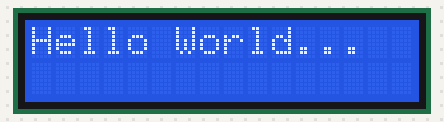
Recording of a sketch running on a simulated Arduino Uno, built with avr-gcc and run on an emulated ATmega328P. Shown: 16×2 character LCD.

Above: at 0.1 s.
At 1.1 s:
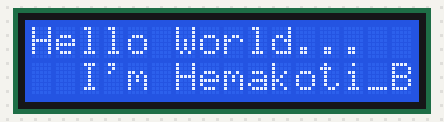
At 2.1 s:
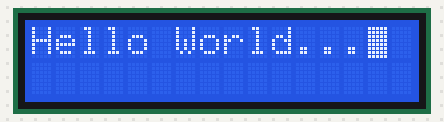

Measured:
- by itself, everything shown: repeats every 2.0 s, in 3 steps
- what the display in image 1 shows lasts 1.0 s, from 1.1 s to 2.1 s

The sketch:

Display.ino
```cpp
#include <LiquidCrystal.h> // includes the LiquidCrystal Library
LiquidCrystal lcd(2, 3, 4, 5, 6, 7,8,9,10,11); // Creates an LC object. Parameters: (rs, enable, d4, d5, d6, d7)
void setup() {
 lcd.begin(16,2); // Initializes the interface to the LCD screen, and specifies the dimensions (width and height) of the display }
//lcd.print("Hemakoti");
}
void loop() {
 lcd.print("Hello World..."); // Prints "Arduino" on the LCD
 delay(1000); // 3 seconds delay
 lcd.blink();
 lcd.setCursor(2,1); // Sets the location at which subsequent text written to the LCD will be displayed
 lcd.print("I'm Hemakoti_Bonthada");
 delay(1000);
lcd.clear();
//lcd.blink ();
}
```
